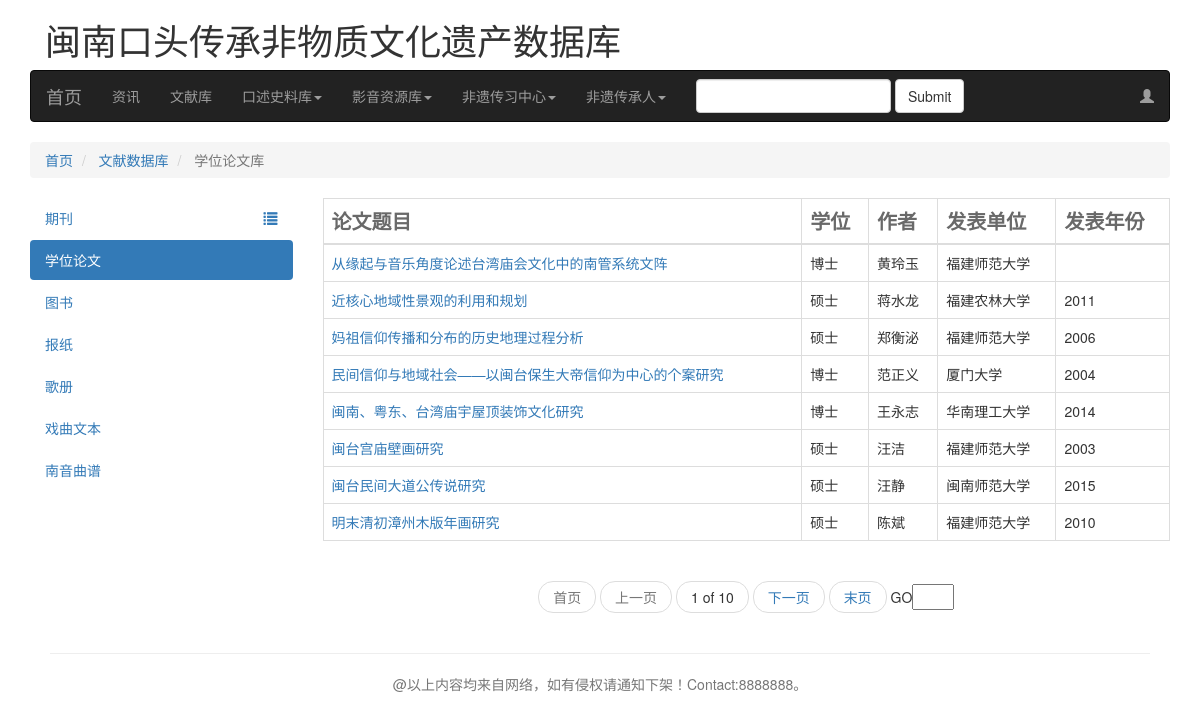
The page /documentdb/dissertation/ on the database its author committed.
### DocumentDB/models.py (models this page shows, shortened)
class Dissertation(models.Model):
    TYPE_CHOICE = \
        (
            ('MC', '民间传说'),
            ('MG', '民间歌谣'),
            ('MS', '民间故事'),
            ('XQ', '戏曲'),
            ('YM', '民间谚语（谜语）'),
            ('QT', '其他'),
        )
    TypeOf = models.CharField(max_length=2, choices=TYPE_CHOICE, default='QT', verbose_name='论文分类')
    Title = models.CharField(max_length=200,verbose_name='论文题目')
    Author = models.CharField(max_length=50,verbose_name="论文作者")
    TertiaryAuthor = models.CharField(max_length=50,verbose_name='指导教师')
    Publisher = models.CharField(max_length=50,verbose_name="发表单位")
    Year = models.CharField(max_length=10,verbose_name='发表年份')
    Volume = models.CharField(max_length=10,verbose_name="学位层次")
    Pages = models.CharField(max_length=10,verbose_name='在哪几页')
    Memo = models.CharField(max_length=10,verbose_name='共有几页')
    Keywords = models.CharField(max_length=100,verbose_name='关键词')
    Abstract =models.TextField(verbose_name='内容摘要')
    UpdateTime = models.DateTimeField(auto_now=True)
    FilePath = models.FileField(upload_to='DEGREETHESIS/%Y/%m',verbose_name='上传本地学位论文文件')
    class Meta:
        ordering = ['-UpdateTime']
        verbose_name_plural = "学位论文信息表"
        verbose_name = "学位论文信息表"

### DocumentDB/views.py (the view)
# urls.py: path('dissertation/',dissertation,name='dissertation'),#学位论文,处理翻页
def dissertation(request):
    list = Dissertation.objects.all()
    page = request.GET.get('page')
    paginator = Paginator(list,8)
    try:
        cur_dissertation = paginator.page(page)
    except PageNotAnInteger:
        cur_dissertation = paginator.page(1)
    except EmptyPage:
        cur_dissertation = paginator.page(paginator.num_pages)
    return render(request,'documentdb/dissertation.html',{'cur_dissertation':cur_dissertation})

### template/documentdb/dissertation.html (shortened to what this page needs)
{% extends "base.html" %}
{% load staticfiles %}
{% block content %}
    <div class="container">
        <div class="row">
            <div>
                <div class="col-sm-12">
                    <ul class="breadcrumb">
				        <li>
					        <a href="{% url 'index' %}">首页</a>
				        </li>
                        <li >
                            <a href="{% url 'DocumentDB:documentdb_main' %}">文献数据库</a>
				        </li>
                        <li class="active">
                            学位论文库
                        </li>
                    </ul>
                </div>
            </div>
            <div>
                <div class="col-sm-3">
                    <ul class="nav nav-pills nav-stacked">
                        <li id="left-navbar">
                            <a href="{% url 'DocumentDB:periodical' %}">期刊
                                <span class="pull-right" style="border:none" data-toggle="collapse" data-parent="#left-navbar" href="#collapseone">
                                    <span class="glyphicon glyphicon-list "></span>
                                </span>
                            </a>
                        </li>
                        <li class="active"><a href="{% url 'DocumentDB:dissertation' %}">学位论文</a></li>
                        <li><a href="{% url 'DocumentDB:books' %}">图书</a></li>
                        <li><a href="{% url 'DocumentDB:newspaper' %}">报纸</a></li>
                        <li><a href="{% url 'DocumentDB:songbook' %}">歌册</a></li>
                        <li><a href="{% url 'DocumentDB:operatext' %}">戏曲文本</a></li>
                        <li><a href="{% url 'DocumentDB:nanyinopern' %}">南音曲谱</a></li>
                    </ul>
                </div>
                <div class="col-sm-9">
                    {% block document_content %}
                        <table class="table table-bordered">
				            <thead>
					            <tr>
                                    <th>
                                        <span style="color:dimgrey;font-size:20px;">论文题目</span>
						            </th>
                                    <th>
                                        <span style="color:dimgrey;font-size:20px;">学位</span>
						            </th>
						            <th>
                                        <span style="color:dimgrey;font-size:20px;">作者</span>
                                    </th>
                                    <th>
                                        <span style="color:dimgrey;font-size:20px;">发表单位</span>
                                    </th>
                                    <th>
                                        <span style="color:dimgrey;font-size:20px;">发表年份</span>
                                    </th>
                                </tr>
				            </thead>
				            <tbody>
                                {% for item in cur_dissertation %}
					                <tr class="" >
						            <td>
                                        <a href="{% url 'DocumentDB:dissertation_detail'  item.id  %} " target='view_windows'>{{ item.Title }}</a>
						            </td>
                                    <td>
                                        {{ item.Volume }}
						            </td>
						            <td>
                                        {{ item.Author }}
						            </td>
						            <td>
                                        {{ item.Publisher }}
						            </td>
						            <td>
							            {{ item.Year }}
						            </td>
					            </tr>
                                {% empty %}
                                    抱歉！暂无学位论文数据
                                {% endfor %}
				            </tbody>
			            </table>
                    {% endblock %}
                </div>
            </div>
            <div>
                <div class="col-sm-3"></div>
                <div class="col-sm-9" >
                    {% block pagediv %}
                            <ul class="pager">
                                {% if cur_dissertation.number == 1 %}
                                    <li class="disabled">
                                        <span>首页</span>
                                    </li>
                                {% else %}
                                    <li>
                                        <a href="?page=1">首页</a>
                                    </li>
                                {% endif %}
                                {% if cur_dissertation.has_previous %}
                                    <li>
                                        <a href="?page={{ cur_dissertation.previous_page_number }}">上一页</a>
                                    </li>
                                {% else %}
                                    <li class="disabled">
                                        <span>上一页</span>
                                    </li>
                                {% endif %}
                                <li>
                                    <span>{{ cur_dissertation.number }}&nbspof&nbsp{{ cur_dissertation.paginator.num_pages }}</span>
                                </li>
                                {% if cur_dissertation.has_next %}
                                    <li>
                                        <a href="?page={{ cur_dissertation.next_page_number }}">下一页</a>
                                    </li>
                                {% else %}
                                    <li class="disabled">
                                        <span>下一页</span>
                                    </li>
                                {% endif %}
                                {% if cur_dissertation.number == cur_dissertation.paginator.num_pages %}
                                    <li class="disabled">
                                        <span>末页</span>
                                    </li>
                                {% else %}
                                    <li>
    	                                <a href="?page={{ cur_dissertation.paginator.num_pages }}">末页</a>
                                    </li>
                                {% endif %}
                                <li>
                                    GO<input type="text" size="2">
                                </li>
                            </ul>
                    {% endblock %}
                </div>
            </div>
        </div>
    </div>
{% endblock %}

### rows shown on the page
Dissertation: Title "从缘起与音乐角度论述台湾庙会文化中的南管系统文阵", Volume "博士", Author "黄玲玉", Publisher "福建师范大学"
Dissertation: Title "近核心地域性景观的利用和规划", Volume "硕士", Author "蒋水龙", Publisher "福建农林大学", Year "2011"
Dissertation: Title "妈祖信仰传播和分布的历史地理过程分析", Volume "硕士", Author "郑衡泌", Publisher "福建师范大学", Year "2006"
Dissertation: Title "民间信仰与地域社会——以闽台保生大帝信仰为中心的个案研究", Volume "博士", Author "范正义", Publisher "厦门大学", Year "2004"
Dissertation: Title "闽南、粤东、台湾庙宇屋顶装饰文化研究", Volume "博士", Author "王永志", Publisher "华南理工大学", Year "2014"
Dissertation: Title "闽台宫庙壁画研究", Volume "硕士", Author "汪洁", Publisher "福建师范大学", Year "2003"
Dissertation: Title "闽台民间大道公传说研究", Volume "硕士", Author "汪静", Publisher "闽南师范大学", Year "2015"
Dissertation: Title "明末清初漳州木版年画研究", Volume "硕士", Author "陈斌", Publisher "福建师范大学", Year "2010"

### other values the page prints
{{ cur_dissertation.number }} "1"
{{ cur_dissertation.paginator.num_pages }} "10"
